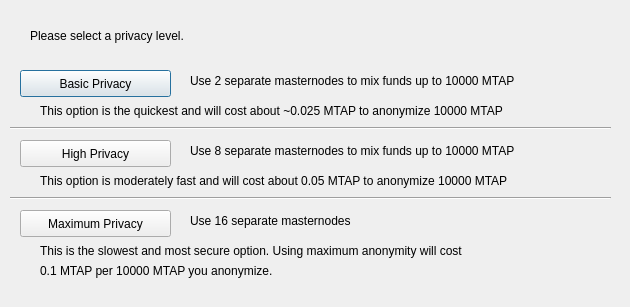
<?xml version="1.0" encoding="UTF-8"?>
<ui version="4.0">
 <class>PrivateSendConfig</class>
 <widget class="QDialog" name="PrivateSendConfig">
  <property name="geometry">
   <rect>
    <x>0</x>
    <y>0</y>
    <width>630</width>
    <height>307</height>
   </rect>
  </property>
  <property name="windowTitle">
   <string>Configure PrivateSend</string>
  </property>
  <widget class="QPushButton" name="buttonBasic">
   <property name="geometry">
    <rect>
     <x>20</x>
     <y>70</y>
     <width>151</width>
     <height>27</height>
    </rect>
   </property>
   <property name="text">
    <string>Basic Privacy</string>
   </property>
  </widget>
  <widget class="QPushButton" name="buttonHigh">
   <property name="geometry">
    <rect>
     <x>20</x>
     <y>140</y>
     <width>151</width>
     <height>27</height>
    </rect>
   </property>
   <property name="text">
    <string>High Privacy</string>
   </property>
  </widget>
  <widget class="QPushButton" name="buttonMax">
   <property name="geometry">
    <rect>
     <x>20</x>
     <y>210</y>
     <width>151</width>
     <height>27</height>
    </rect>
   </property>
   <property name="text">
    <string>Maximum Privacy</string>
   </property>
  </widget>
  <widget class="QLabel" name="label">
   <property name="geometry">
    <rect>
     <x>30</x>
     <y>20</y>
     <width>571</width>
     <height>31</height>
    </rect>
   </property>
   <property name="text">
    <string>Please select a privacy level.</string>
   </property>
  </widget>
  <widget class="QLabel" name="label_2">
   <property name="geometry">
    <rect>
     <x>190</x>
     <y>70</y>
     <width>421</width>
     <height>21</height>
    </rect>
   </property>
   <property name="text">
    <string>Use 2 separate masternodes to mix funds up to 10000 MTAP</string>
   </property>
  </widget>
  <widget class="QLabel" name="label_3">
   <property name="geometry">
    <rect>
     <x>190</x>
     <y>140</y>
     <width>411</width>
     <height>21</height>
    </rect>
   </property>
   <property name="text">
    <string>Use 8 separate masternodes to mix funds up to 10000 MTAP</string>
   </property>
  </widget>
  <widget class="QLabel" name="label_4">
   <property name="geometry">
    <rect>
     <x>190</x>
     <y>210</y>
     <width>421</width>
     <height>21</height>
    </rect>
   </property>
   <property name="text">
    <string>Use 16 separate masternodes</string>
   </property>
  </widget>
  <widget class="QLabel" name="label_6">
   <property name="geometry">
    <rect>
     <x>40</x>
     <y>100</y>
     <width>561</width>
     <height>21</height>
    </rect>
   </property>
   <property name="text">
    <string>This option is the quickest and will cost about ~0.025 MTAP to anonymize 10000 MTAP</string>
   </property>
  </widget>
  <widget class="QLabel" name="label_7">
   <property name="geometry">
    <rect>
     <x>40</x>
     <y>170</y>
     <width>561</width>
     <height>21</height>
    </rect>
   </property>
   <property name="text">
    <string>This option is moderately fast and will cost about 0.05 MTAP to anonymize 10000 MTAP</string>
   </property>
  </widget>
  <widget class="QLabel" name="label_8">
   <property name="geometry">
    <rect>
     <x>40</x>
     <y>240</y>
     <width>561</width>
     <height>21</height>
    </rect>
   </property>
   <property name="text">
    <string>This is the slowest and most secure option. Using maximum anonymity will cost</string>
   </property>
  </widget>
  <widget class="QLabel" name="label_9">
   <property name="geometry">
    <rect>
     <x>40</x>
     <y>260</y>
     <width>561</width>
     <height>21</height>
    </rect>
   </property>
   <property name="text">
    <string>0.1 MTAP per 10000 MTAP you anonymize.</string>
   </property>
  </widget>
  <widget class="Line" name="line">
   <property name="geometry">
    <rect>
     <x>10</x>
     <y>120</y>
     <width>601</width>
     <height>16</height>
    </rect>
   </property>
   <property name="orientation">
    <enum>Qt::Horizontal</enum>
   </property>
  </widget>
  <widget class="Line" name="line_2">
   <property name="geometry">
    <rect>
     <x>10</x>
     <y>190</y>
     <width>601</width>
     <height>16</height>
    </rect>
   </property>
   <property name="orientation">
    <enum>Qt::Horizontal</enum>
   </property>
  </widget>
 </widget>
 <resources/>
 <connections/>
</ui>
